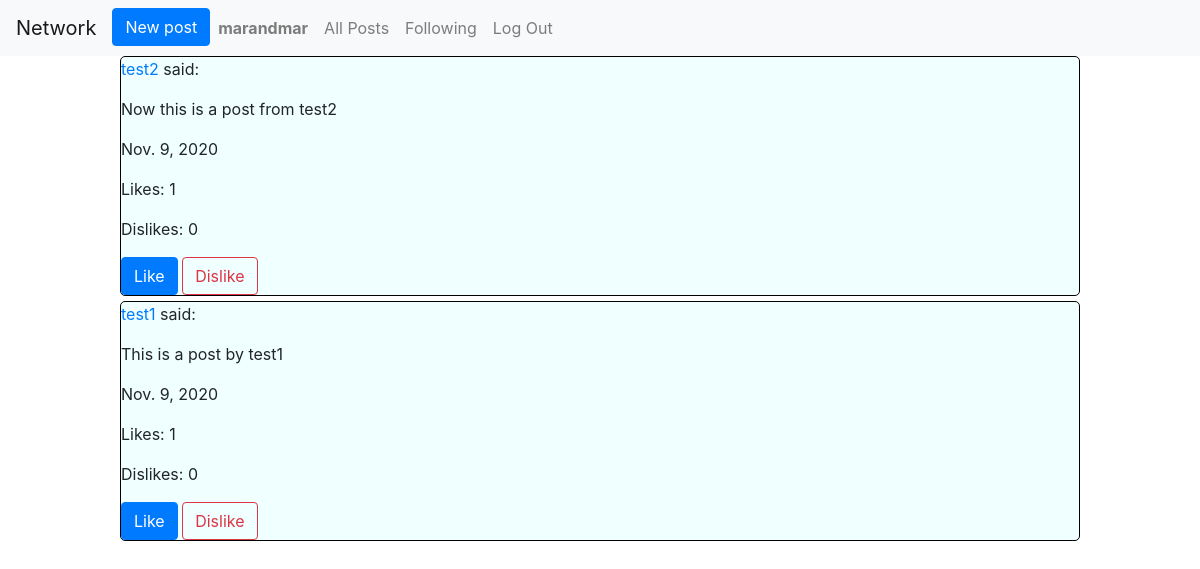
/user/following (signed in), run on the app's committed database.
### network/models.py (models this page shows, shortened)
class User(AbstractUser):
    pass

class Post(models.Model):
    user = models.ForeignKey(User, on_delete=models.CASCADE, null=False, blank=False, related_name="user")
    post = models.TextField(max_length=240, null=False, blank=False)
    time = models.DateField(null=False, blank=False)
    likes = models.ManyToManyField(User, related_name="liked", blank=True)
    dislikes = models.ManyToManyField(User, related_name="disliked", blank=True)

### network/views.py (the view)
# urls.py: path("user/following", views.following, name="following"),
def following(request, page_number=""):
    follows = Follow.objects.get(user=request.user).following.all()
    objects = Post.objects.filter(user__in=follows)[::-1]
    posts = Paginator(objects, 10)
    if page_number:
        page = posts.page(int(page_number))
    else:
        page = posts.page(1)
    return render(request, "network/following.html", {
        "posts": page,
    })

### network/templates/network/following.html (shortened to what this page needs)
{% extends "network/layout.html" %}
{% block body %}
    <div class="all-posts">
        {% for post in posts %}
            <div class="post" data-postid="{{ post.id }}">
                <p><a href="{% url 'profile' post.user.id %}">{{ post.user }}</a> said:</p>
                <p class="post-text">{{ post.post }}</p>
                <p>{{ post.time }}</p>
                <p>Likes: <span class="likeCount">{{ post.likes.all | length }}</span></p>
                <p>Dislikes: <span class="dislikeCount">{{ post.dislikes.all | length }}</span></p>
                {% if request.user.is_authenticated %}
                    {% if request.user in post.likes.all %}
                        <button type="button" class="likeBtn btn btn-outline-primary active" data-toggle="button" aria-pressed="true">Like</button>
                    {% else %}
                        <button type="button" class="likeBtn btn btn-outline-primary" data-toggle="button" aria-pressed="false">Like</button>
                    {% endif %}
                    {% if request.user in post.dislikes.all %}
                        <button type="button" class="dislikeBtn btn btn-outline-danger active" data-toggle="button" aria-pressed="true">Dislike</button>
                    {% else %}
                        <button type="button" class="dislikeBtn btn btn-outline-danger" data-toggle="button" aria-pressed="false">Dislike</button>
                    {% endif %}
                {% endif %}
            </div>
        {% empty %}
            <div>Nothing posted yet or you don't follow anyone.</div>
        {% endfor %}
    </div>
{% endblock %}

### network/templates/network/layout.html (shortened to what this page needs)
{% load static %}
<!DOCTYPE html>
<html lang="en">
    <head>
        <link rel="stylesheet" href="https://stackpath.bootstrapcdn.com/bootstrap/4.4.1/css/bootstrap.min.css">
        <link href="{% static 'network/styles.css' now 'U' %}" rel="stylesheet">
    </head>
    <body>
        <nav class="navbar navbar-expand-lg navbar-light bg-light">
            <a class="navbar-brand" href="{% url 'index' %}">Network</a>
            <div>
              <ul class="navbar-nav mr-auto">
                {% if request.user.is_authenticated %}
                    <li>
                        <button id="showPost" class="btn btn-primary">New post</button>
                    </li>
                    <li class="nav-item">
                        <a class="nav-link" href="{% url 'profile' request.user.id %}"><strong>{{ request.user }}</strong></a>
                    </li>
                {% endif %}
                <li class="nav-item">
                  <a class="nav-link" href="{% url 'index' %}">All Posts</a>
                </li>
                {% if user.is_authenticated %}
                    <li class="nav-item">
                        <a class="nav-link" href="{% url 'following' %}">Following</a>
                    </li>
                    <li class="nav-item">
                        <a class="nav-link" href="{% url 'logout' %}">Log Out</a>
                    </li>
                {% endif %}
              </ul>
            </div>
          </nav>
        <div class="body">
            {% block body %}
            {% endblock %}
        </div>
    </body>
</html>

### network/static/network/styles.css (style rules this page uses)
.body { width: 80%; margin: auto; }
.post { border: 1px solid black; border-radius: 5px; background-color: azure; margin: auto; margin-bottom: 5px; }

### data on the page
User: user "marandmar"
Post: user "test2", post "Now this is a post from test2", time "Nov. 9, 2020", likes.all|length "1", dislikes.all|length "0", shows "Like", shows "Dislike"
Post: user "test1", post "This is a post by test1", time "Nov. 9, 2020", likes.all|length "1", dislikes.all|length "0", shows "Like", shows "Dislike"
